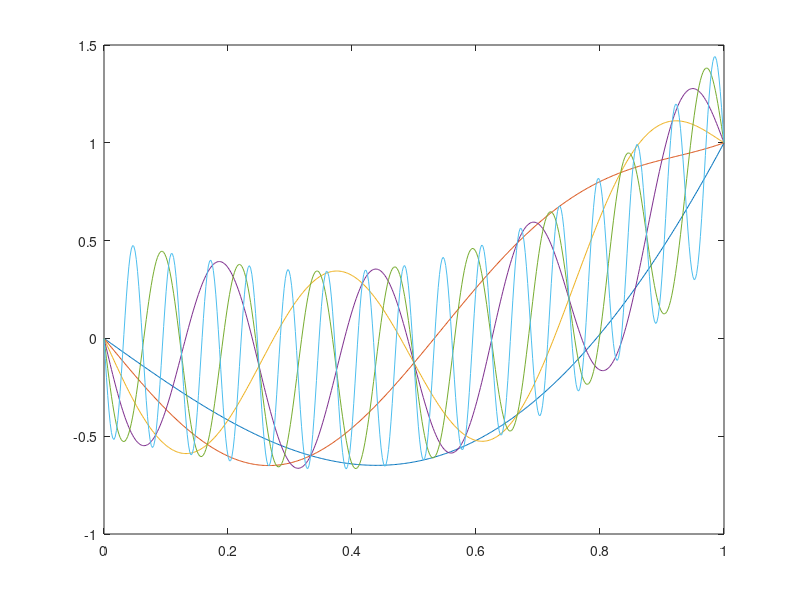

This chart was generated by the following MATLAB code:
A1 = 0.2;
L=1;
C = (1-L^3/3/A1)/L;
x = linspace(0,1,500);
k = 2.^[0,1,2,3,4,5];

figure
for kp = k
    u = -L^2/A1/pi^2*sin(pi*kp*x/L) + x.^3/3/A1 + C*x;
    plot(x,u); hold on;
end

    